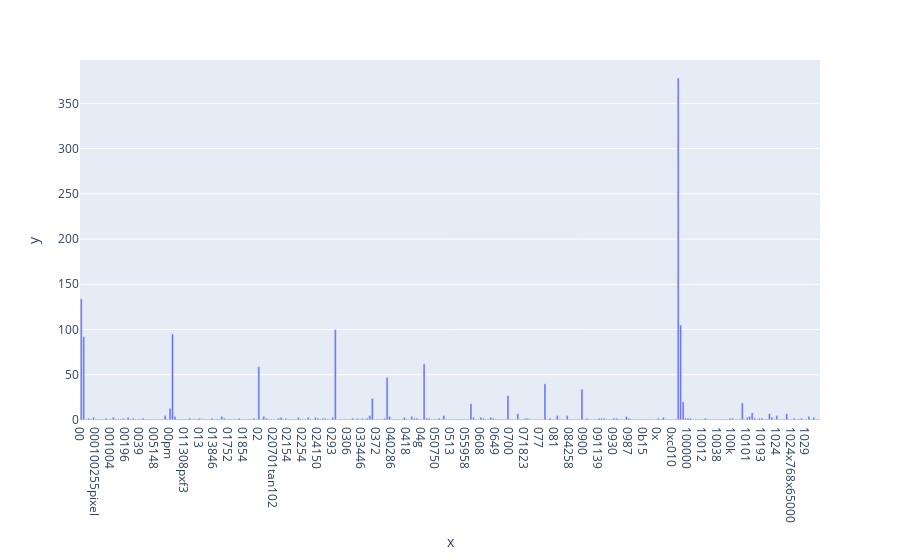

Write notebook code for a chart like this one.
### Markdown cell above
### >>> **Exercise 13 (take home):**
If you want a nicer interactive visualization here, I would encourage you try to install and use plotly to achieve this.

### Code cell
# Answer here
import plotly.express as px
fig = px.bar(data_frame=term_frequencies[:300], 
             x=count_vect.get_feature_names_out()[:300], y=term_frequencies[:300])
fig.show()

### Figure 1 — Plotly figure (JSON) as saved in the notebook; plotly's stock layout.template omitted (floating-point values rounded to 4 significant figures; data arrays with more than 128 entries replaced by an {"elided": "..."} marker saying what was removed)
{"data": [{"alignmentgroup": "True", "hovertemplate": "x=%{x}<br>y=%{y}<extra></extra>", "legendgroup": "", "marker": {"color": "#636efa", "pattern": {"shape": ""}}, "name": "", "offsetgroup": "", "orientation": "v", "showlegend": false, "textposition": "auto", "type": "bar", "x": {"elided": "300 str values"}, "xaxis": "x", "y": {"elided": "300 int values"}, "yaxis": "y"}], "layout": {"barmode": "relative", "legend": {"tracegroupgap": 0}, "margin": {"t": 60}, "xaxis": {"anchor": "y", "domain": [0, 1], "title": {"text": "x"}}, "yaxis": {"anchor": "x", "domain": [0, 1], "title": {"text": "y"}}}}
